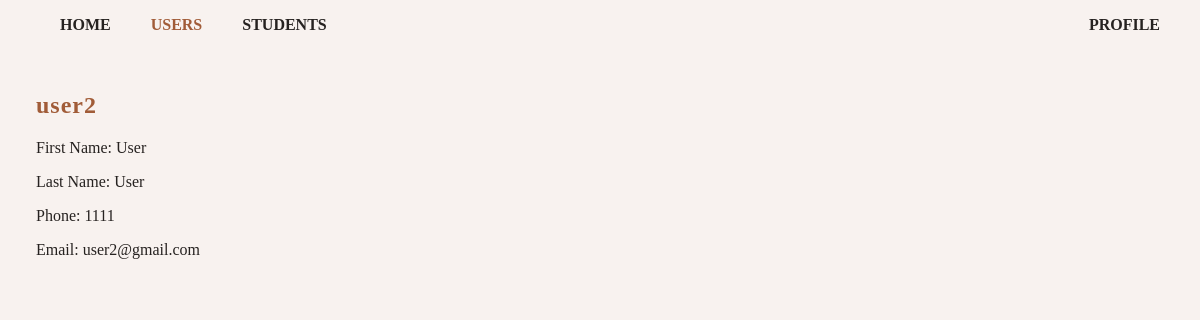
Page /users/user2 (signed in) on the committed database.
### src/database/models.py (models this page shows, shortened)
class User(Base, UserMixin):
    __tablename__ = 'user'
    id_user = Column(Integer, primary_key=True)
    username = Column(String(25), unique=True, nullable=False)
    first_name = Column(String(25), nullable=False)
    last_name = Column(String(25), nullable=False)
    email = Column(String(25), unique=True, nullable=False)
    password = Column(String(45), nullable=False)
    phone = Column(String(25), nullable=False)
    is_admin = db.Column(db.Boolean, default=False)
    is_student = db.Column(db.Boolean, default=False)

### resources/users.py (the view)
class UsersListApi(Resource):
    user_schema = UserSchema()
    @login_required
    def get(self, username=None):
        if not (current_user.is_admin or current_user.is_student):
            return {'message': 'Access denied'}, 409
        if current_user.is_admin:
            if not username:
                users = db.session.query(User).all()
                return make_response(render_template('users.html', users=users), 200, headers)
            user = db.session.query(User).filter_by(username=username).first()
        else:
            print(current_user.email)
            user = db.session.query(User).filter_by(email=current_user.email).first()
        if not user:
            return {'message': 'User not found'}, 404
        return make_response(render_template('user.html', user=user), 200, headers)

### resources/auth.py (called while the page is built)
@login_manager.user_loader
def load_user(id_user):
    return User.query.get(int(id_user))

### src/templates/user.html (shortened to what this page needs)
<!DOCTYPE html>
<html lang="en">
<head>
    <link href="{{ url_for('static', filename='stylesheets/styles.css') }}" rel="stylesheet">
</head>
<body>
<header>
    <nav>
        <ul>
            <li><a href="/">Home</a>
                {% if current_user.is_authenticated %}
            <li class="active"><a href="/users">Users</a></li>
            {% endif %}
            {% if current_user.is_authenticated %}
            <li><a href="/students">Students</a></li>
            <div class="right">
                <li class="right"><a href="/profile">Profile</a></li>
            </div>
            {% endif %}
        </ul>
    </nav>
</header>
<main class="content">
    {% block content %}
    <h2>{% block title %} {{ user['username'] }} {% endblock %}</h2>
    <p>First Name: {{user.first_name}}</p>
    <p>Last Name: {{user.last_name}}</p>
    <p>Phone: {{user.phone}}</p>
    <p>Email: {{user.email}}</p>
    {% endblock %}
</main>
</body>
</html>

### src/static/stylesheets/styles.css (style rules this page uses)
body { margin: 0; background-color: #f8f2ef; font-family: 'Times New Roman', sans-serif; color: #262220; }
header { font-weight: 700; height: 40px; }
.content { padding: 0 3%; }
nav ul li { float: left; list-style: none; margin: 0 20px; }
.right { float: right; }
.right > a { margin-right: 20px; }
.active > a { color: #a15c38; }
a { color: #262220; text-decoration: none; }
nav a { text-transform: uppercase; }
h2 { letter-spacing: 1px; color: #a15c38; }
.content { margin-top: 3%; }

### rows in the picture
User: username "user2", first_name "User", last_name "User", phone "1111", email "user2@gmail.com"
